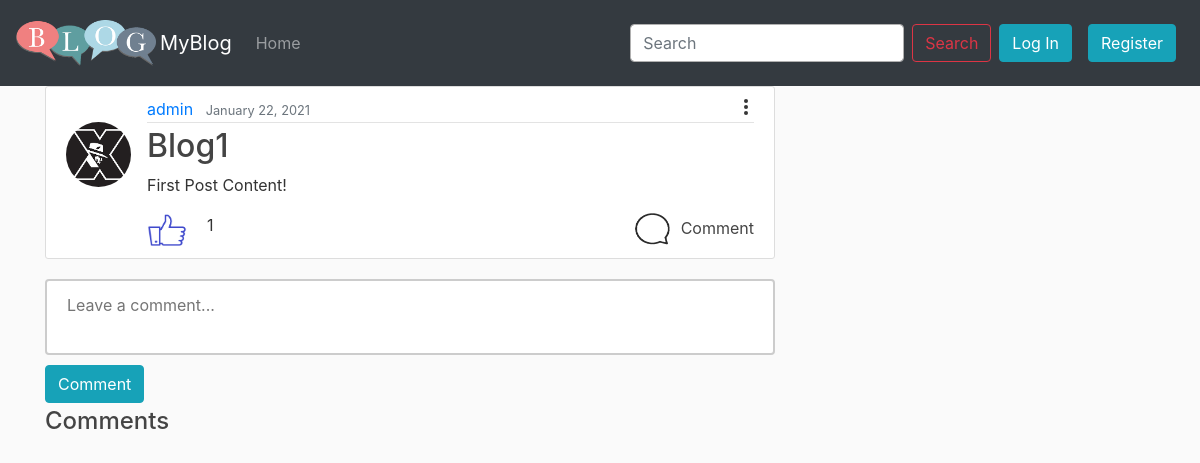
The page /post/1/ on the database as committed earlier.
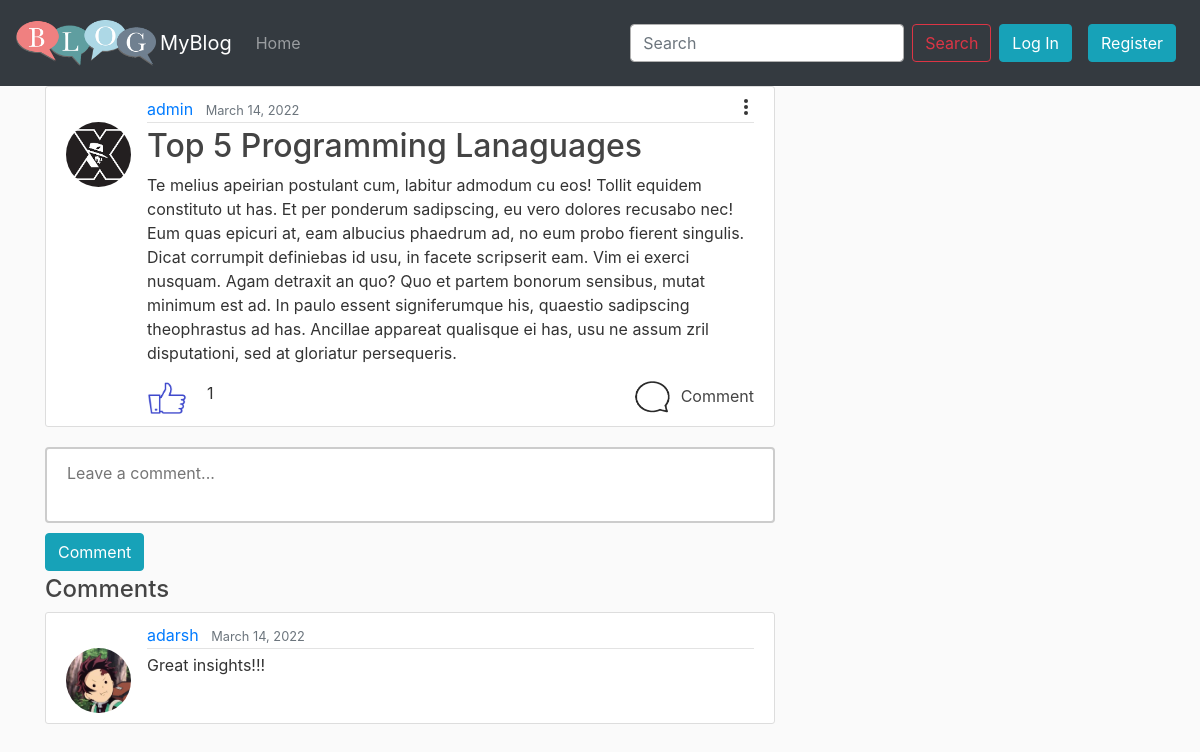
The same page on the database as committed later.
### blog/models.py (models this page shows, shortened)
class Post(models.Model):
    title = models.CharField(max_length=100)
    content = models.TextField()
    date_posted = models.DateTimeField(default=timezone.now)
    author = models.ForeignKey(User,on_delete=models.CASCADE)
    likes = models.ManyToManyField(User,related_name='blog_post')

class Comment(models.Model):
    post = models.ForeignKey(Post,on_delete=models.CASCADE,related_name='comments')
    author = models.ForeignKey(User,on_delete=models.CASCADE)
    body = models.TextField()
    created_on = models.DateTimeField(auto_now_add=True)
    class Meta:
        ordering = ['created_on']
    def __str__(self):
        return 'Comment {} by {}'.format(self.body, self.author)

### users/models.py (models this page shows, shortened)
class Profile(models.Model):
    user = models.OneToOneField(User, on_delete=models.CASCADE)
    image = models.ImageField( default='default.png',upload_to='profile_pics')

### blog/views.py (the view, shortened to what this page needs)
# urls.py: path('post/<int:pk>/', get_post,name = 'post-detail'),
def get_post(request,pk):
    logger.info('$$$$$$$$$$$$$$$$$$$')
    post = Post.objects.get(id = pk)
    comments = Comment.objects.filter(post = post).order_by('-created_on')
    print(comments)
    context = {
        'post': post,
        'comments': comments
    }
    return render(request, 'blog/post_detail.html',context=context)

### templates/blog/post_detail.html (shortened to what this page needs)
{% extends "blog/base.html" %}
{% block content %}
<article class="media content-section">
    <img class="rounded-circle article-img" src="{{ post.author.profile.image.url }}">
    <div class="media-body">
        <div class="article-metadata">
            <a class="mr-2" href="{% url 'user-posts' post.author.username %}">{{ post.author }}</a>
            <small class="text-muted">{{ post.date_posted|date:"F d, Y" }}</small>
            <td>
                <div class="dropout">
                    <button class="more">
                        <span></span>
                        <span></span>
                        <span></span>
                    </button>
                </div>
            </td>
        </div>
        <h2 class="article-title">{{ post.title }}</h2>
        <p class="article-content">{{ post.content }}</p>
        <div>
            <div style="float: left;padding-right: 20px;">
                {% if request.user.is_authenticated %}
                {% if request.user in post.likes.all %}
                <form action="{% url 'unlike_post' post.pk %}" method="POST">
                    {% csrf_token %}
                    <button type="submit" name="post_id" value="{{ post.id }}" class="like-button"><img height="35px"
                            width="40px" src="/media/like/liked.png"></button>
                </form>
                {%else%}
                <form action="{% url 'like_post' post.pk %}" method="POST">
                    {% csrf_token %}
                    <button type="submit" name="post_id" value="{{ post.id }}" class="like-button"><img height="35px"
                            width="40px" src="/media/like/like.png"></button>
                </form>
                {%endif%}
                {% else %}
                <a href="{% url 'login' %}" class="like-button"><img height="35px" width="40px"
                        src="/media/like/like.png"></a>
                {% endif %}
            </div>
            <div style="float: left;"> {{ post.likes.count }} </div>
            <div style="float: right;">
                <a class="article-title" href="{% url 'post-detail' post.id %}"><img height="32px" width="37px"
                        style="margin-right: 10px;" src="/media/comment.png">Comment</a>
            </div>
        </div>
    </div>
</article>
<form id="usrform" method="POST">
    <textarea class="comment-form" name="comment" id="comment" form="usrform" placeholder="Leave a comment..."
        required></textarea>
    <button class="btn btn-info my-1" type="submit">Comment</button>
</form>
<h4>Comments</h4>
{% for comment in comments %}
<article class="media comment-section">
    <img class="rounded-circle article-img" src="{{ comment.author.profile.image.url }}">
    <div class="media-body">
        <div class="article-metadata">
            <a class="mr-2" href="{% url 'user-posts' comment.author.username %}">{{ comment.author }}</a>
            <small class="text-muted">{{ comment.created_on|date:"F d, Y" }}</small>
        </div>
        <p class="article-content">{{comment.body}}</p>
    </div>
</article>
{% endfor %}
{% endblock %}

Rows that differ between the two databases and show on the page:
changed Post "admin": date_posted "January 22, 2021" → "March 14, 2022"; title "Blog1" → "Top 5 Programming Lanaguages"; content "First Post Content!" → "Te melius apeirian postulant cum, labitur admodum cu eos! Tollit equidem constituto ut has. Et per ponderum sadipscing, eu vero dolores recusabo nec! Eum quas epicuri at, eam albucius phaedrum ad, no eum probo fierent singulis. Dicat corrumpit definiebas id usu, in facete scripserit eam. Vim ei exerci nusquam. Agam detraxit an quo? Quo et partem bonorum sensibus, mutat minimum est ad. In paulo essent signiferumque his, quaestio sadipscing theophrastus ad has. Ancillae appareat qualisque ei has, usu ne assum zril disputationi, sed at gloriatur persequeris."
added Comment: author.profile.image (picture), author "adarsh", created_on "March 14, 2022", body "Great insights!!!"
